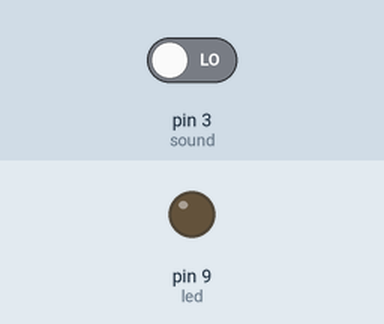
Bench run of a sketch on a simulated Arduino Uno, built with avr-gcc and run on an emulated ATmega328P. Parts: output pins drawn as LEDs (lit = HIGH). The test bench sets the inputs (shaded band); at power-on: pin 3 (sound) LOW. What the sketch prints to the serial monitor is not drawn.

Above: at 1.2 s.
1.3 s: pin 3 (sound) driven HIGH
At 2.7 s:
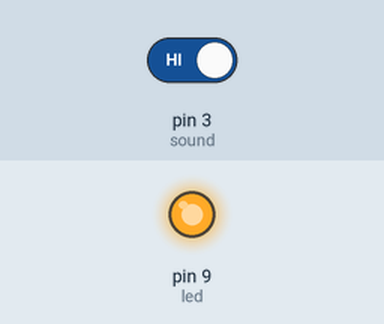
Timing chart, 0 to 4.3 s (numbered marks = the images above; inputs shaded):
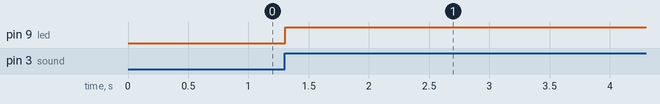

Measured:
- after the input at 1.3 s, pin 9 (led): LOW → HIGH at once

The sketch:

sound_detection_led.ino
```cpp
int sound = 3;
int led = 9;
int lightOn = LOW;
int soundState;
int previous = LOW;

void setup() {
  Serial.begin(9600);
  pinMode(led, OUTPUT);
  pinMode(sound, INPUT);

}

void loop() {

  soundState = digitalRead(sound);
  Serial.println(soundState);

  if (soundState == HIGH && previous == LOW) {
    lightOn = lightOn == HIGH ? LOW : HIGH;
  }

  digitalWrite(led, lightOn);
  previous = soundState;
}
```
